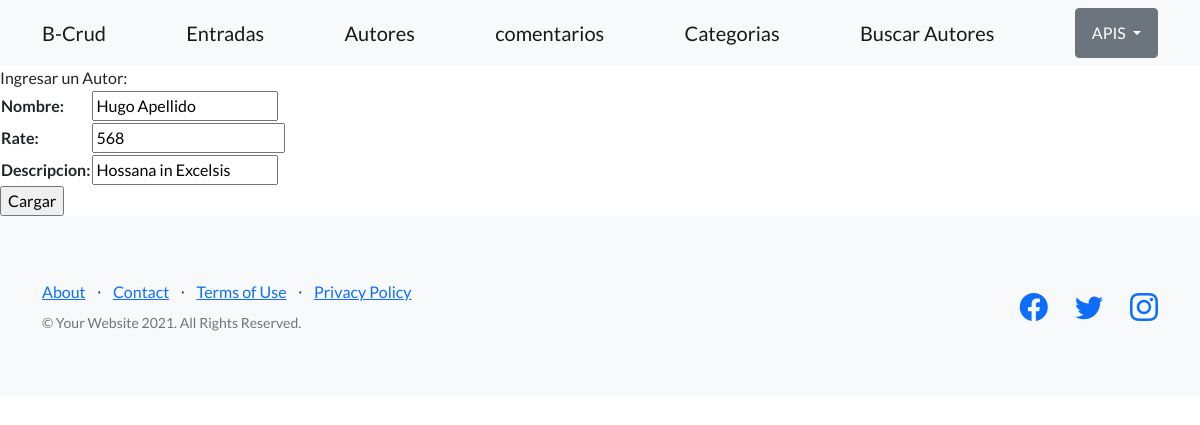
The page /bcrud/autor/edit/2 on the database its author committed.
### bcrud/models.py (models this page shows)
class Autor(models.Model):
    nombre=models.CharField(max_length=40)
    rate=models.BigIntegerField()
    descripcion=models.CharField(max_length=4000)

### bcrud/views.py (the view)
# urls.py: path("autor/edit/<pk>",views.AutorEdicion.as_view(),name='aedit'),
class AutorEdicion(UpdateView):
  model = Autor
  fields= '__all__'
  success_url= '/bcrud/autor/list'

### bcrud/templates/bcrud/autor_form.html
{% extends "bcrud/padre.html" %}
{% load static %}
{% block contenidoQueCambia %}
    Ingresar un Autor:
    <br>
    <form action="" method="post">{% csrf_token %}
      <table>
        {{form.as_table}}
      </table>
      <input type="submit" value="Cargar">
    </form>
{% endblock %}

### rows shown on the page
Autor: nombre "Hugo Apellido", rate "568", descripcion "Hossana in Excelsis"
